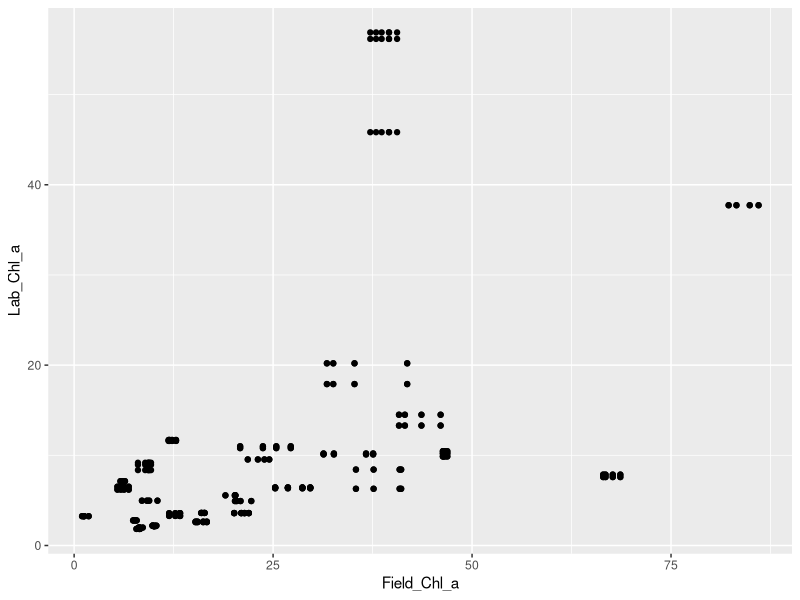
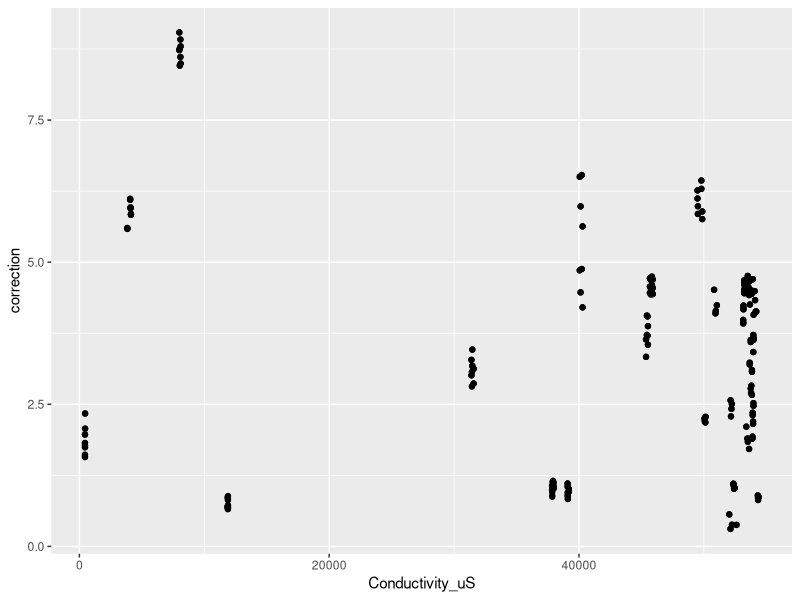
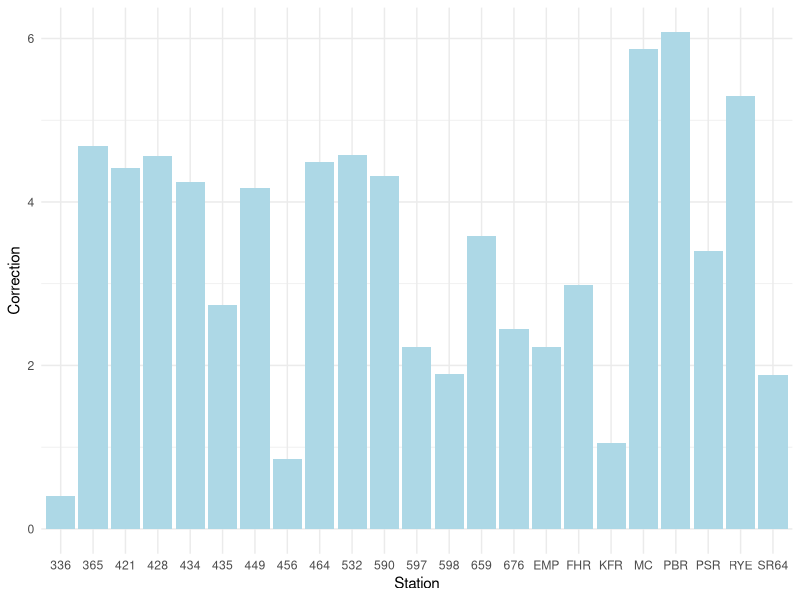
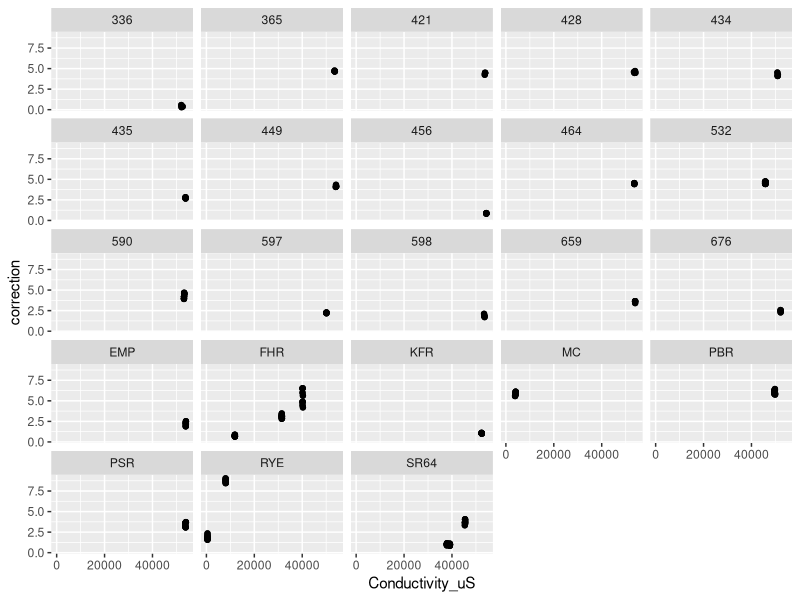

R code for these plots, in order:
## ---- chunk 1
#| warning: false
#| echo: false

library(tidyverse)
library(knitr)
library(kableExtra)


Observations<- read_csv("Chla-Observations.csv")

kable(Observations)
## ---- chunk 2
#| warning: false
#| echo: false
library(tidyverse)
library(readr)
library(ggplot2)
library(dplyr)
library(broom)

Observations<- read_csv("Chla-Observations.csv")
data(Observations)
model<-lm(Lab_Chl_a~Field_Chl_a,data=Observations)
summary_table<-tidy(model)
print(summary_table)

Observations<- read_csv("Chla-Observations.csv")
ggplot(
  data=Observations,
  mapping=aes(x=Field_Chl_a, y=Lab_Chl_a)
)+
  geom_point()
  

## ---- chunk 3
#| warning: false
#| echo: false
library(tidyverse)
library(readr)

Observations<- read_csv("Chla-Observations.csv")
ggplot(
  data=Observations,
  mapping=aes(x=Conductivity_uS, y=correction)
)+
  geom_point()
  

## ---- chunk 4
#| warning: false
#| echo: false
library(tidyverse)
library(readr)

Observations<- read_csv("Chla-Observations.csv")
ggplot(Observations, aes(x = Station, y = correction)) +
  geom_bar(stat = "summary", fun = "mean", fill = "lightblue") +
  labs(x = "Station", y = "Correction") +
  theme_minimal()
## ---- chunk 5
#| warning: false
#| echo: false

library(ggplot2)
Observations<- read.csv("Chla-Observations.csv")
ggplot(Observations, aes(x =Conductivity_uS, y = correction)) +
  geom_point() +
  facet_wrap(~ Station)
